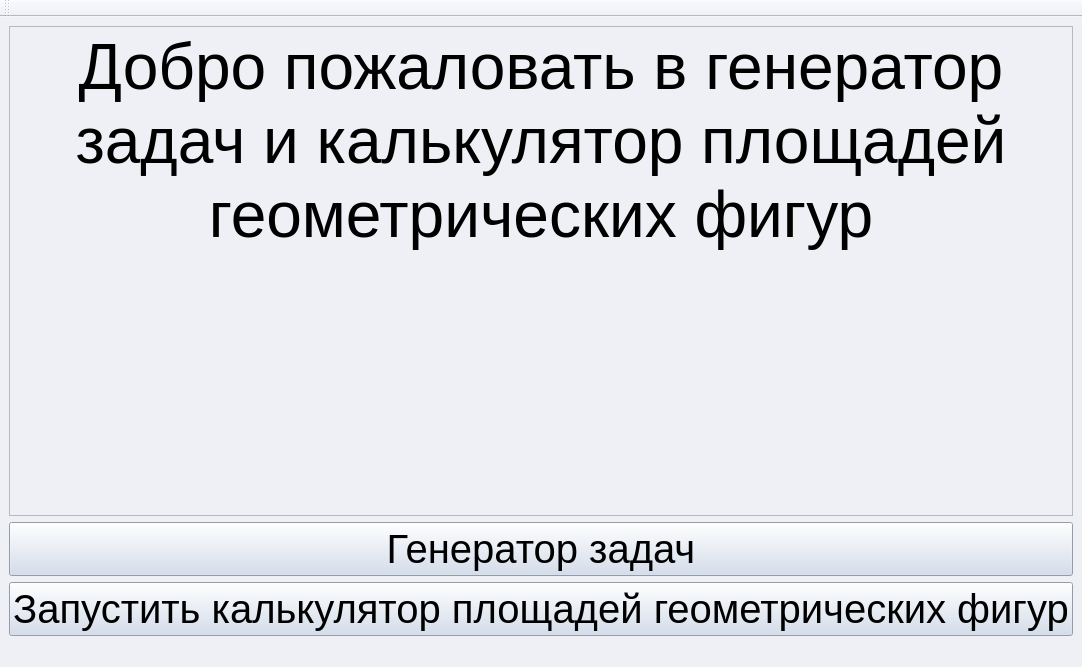
<?xml version="1.0" encoding="UTF-8"?>
<ui version="4.0">
 <class>MainWindow</class>
 <widget class="QMainWindow" name="MainWindow">
  <property name="geometry">
   <rect>
    <x>0</x>
    <y>0</y>
    <width>927</width>
    <height>667</height>
   </rect>
  </property>
  <property name="windowTitle">
   <string>MainWindow</string>
  </property>
  <property name="styleSheet">
   <string notr="true">background-color: rgb(238, 240, 246)</string>
  </property>
  <widget class="QWidget" name="centralwidget">
   <layout class="QGridLayout" name="gridLayout">
    <item row="0" column="0">
     <widget class="QTextBrowser" name="textBrowser">
      <property name="html">
       <string>&lt;!DOCTYPE HTML PUBLIC &quot;-//W3C//DTD HTML 4.0//EN&quot; &quot;http://www.w3.org/TR/REC-html40/strict.dtd&quot;&gt;
&lt;html&gt;&lt;head&gt;&lt;meta name=&quot;qrichtext&quot; content=&quot;1&quot; /&gt;&lt;style type=&quot;text/css&quot;&gt;
p, li { white-space: pre-wrap; }
&lt;/style&gt;&lt;/head&gt;&lt;body style=&quot; font-family:'.AppleSystemUIFont'; font-size:13pt; font-weight:400; font-style:normal;&quot;&gt;
&lt;p align=&quot;center&quot; style=&quot; margin-top:0px; margin-bottom:0px; margin-left:0px; margin-right:0px; -qt-block-indent:0; text-indent:0px;&quot;&gt;&lt;span style=&quot; font-family:'MS Shell Dlg 2'; font-size:48pt;&quot;&gt;Добро пожаловать в генератор задач и калькулятор площадей геометрических фигур&lt;/span&gt;&lt;/p&gt;&lt;/body&gt;&lt;/html&gt;</string>
      </property>
     </widget>
    </item>
    <item row="1" column="0">
     <layout class="QVBoxLayout" name="verticalLayout">
      <item>
       <widget class="QPushButton" name="TaSkS">
        <property name="font">
         <font>
          <pointsize>30</pointsize>
         </font>
        </property>
        <property name="styleSheet">
         <string notr="true">background-color: rgb(207, 218, 236)</string>
        </property>
        <property name="text">
         <string>Генератор задач</string>
        </property>
       </widget>
      </item>
      <item>
       <widget class="QPushButton" name="Start">
        <property name="font">
         <font>
          <pointsize>30</pointsize>
         </font>
        </property>
        <property name="styleSheet">
         <string notr="true">background-color: rgb(207, 218, 236)</string>
        </property>
        <property name="text">
         <string>Запустить калькулятор площадей геометрических фигур</string>
        </property>
       </widget>
      </item>
     </layout>
    </item>
   </layout>
  </widget>
  <widget class="QMenuBar" name="menubar">
   <property name="geometry">
    <rect>
     <x>0</x>
     <y>0</y>
     <width>927</width>
     <height>24</height>
    </rect>
   </property>
  </widget>
  <widget class="QStatusBar" name="statusbar"/>
  <widget class="QToolBar" name="toolBar">
   <property name="windowTitle">
    <string>toolBar</string>
   </property>
   <attribute name="toolBarArea">
    <enum>TopToolBarArea</enum>
   </attribute>
   <attribute name="toolBarBreak">
    <bool>false</bool>
   </attribute>
  </widget>
 </widget>
 <resources/>
 <connections/>
</ui>
